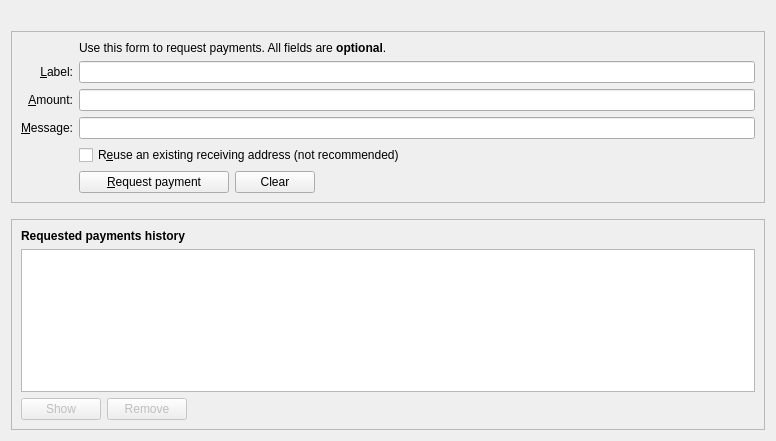
<?xml version="1.0" encoding="UTF-8"?>
<ui version="4.0">
 <class>ReceiveCoinsDialog</class>
 <widget class="QWidget" name="ReceiveCoinsDialog">
  <property name="geometry">
   <rect>
    <x>0</x>
    <y>0</y>
    <width>776</width>
    <height>441</height>
   </rect>
  </property>
  <layout class="QVBoxLayout" name="verticalLayout" stretch="0,0,0,1">
   <item>
    <widget class="QLabel" name="labelLogo">
     <property name="text">
      <string/>
     </property>
     <property name="pixmap">
      <pixmap resource="../bitcoin.qrc">:/images/logo</pixmap>
     </property>
     <property name="margin">
      <number>10</number>
     </property>
    </widget>
   </item>
   <item>
    <widget class="QFrame" name="frame2">
     <property name="sizePolicy">
      <sizepolicy hsizetype="Preferred" vsizetype="Expanding">
       <horstretch>0</horstretch>
       <verstretch>0</verstretch>
      </sizepolicy>
     </property>
     <property name="frameShape">
      <enum>QFrame::StyledPanel</enum>
     </property>
     <property name="frameShadow">
      <enum>QFrame::Sunken</enum>
     </property>
     <layout class="QVBoxLayout" name="verticalLayout_3">
      <item>
       <layout class="QGridLayout" name="gridLayout">
        <item row="7" column="2">
         <widget class="QCheckBox" name="reuseAddress">
          <property name="toolTip">
           <string>Reuse one of the previously used receiving addresses. Reusing addresses has security and privacy issues. Do not use this unless re-generating a payment request made before.</string>
          </property>
          <property name="text">
           <string>R&amp;euse an existing receiving address (not recommended)</string>
          </property>
         </widget>
        </item>
        <item row="7" column="0">
         <widget class="QLabel" name="label_4">
          <property name="text">
           <string/>
          </property>
         </widget>
        </item>
        <item row="6" column="0">
         <widget class="QLabel" name="label_3">
          <property name="toolTip">
           <string>An optional message to attach to the payment request, which will be displayed when the request is opened. Note: The message will not be sent with the payment over the LitecoinZ network.</string>
          </property>
          <property name="text">
           <string>&amp;Message:</string>
          </property>
          <property name="alignment">
           <set>Qt::AlignRight|Qt::AlignTrailing|Qt::AlignVCenter</set>
          </property>
          <property name="buddy">
           <cstring>reqMessage</cstring>
          </property>
         </widget>
        </item>
        <item row="4" column="2">
         <widget class="QLineEdit" name="reqLabel">
          <property name="toolTip">
           <string>An optional label to associate with the new receiving address.</string>
          </property>
         </widget>
        </item>
        <item row="6" column="2">
         <widget class="QLineEdit" name="reqMessage">
          <property name="toolTip">
           <string>An optional message to attach to the payment request, which will be displayed when the request is opened. Note: The message will not be sent with the payment over the LitecoinZ network.</string>
          </property>
         </widget>
        </item>
        <item row="2" column="2">
         <widget class="QLabel" name="label_5">
          <property name="text">
           <string>Use this form to request payments. All fields are &lt;b&gt;optional&lt;/b&gt;.</string>
          </property>
         </widget>
        </item>
        <item row="4" column="0">
         <widget class="QLabel" name="label_2">
          <property name="toolTip">
           <string>An optional label to associate with the new receiving address.</string>
          </property>
          <property name="text">
           <string>&amp;Label:</string>
          </property>
          <property name="alignment">
           <set>Qt::AlignRight|Qt::AlignTrailing|Qt::AlignVCenter</set>
          </property>
          <property name="buddy">
           <cstring>reqLabel</cstring>
          </property>
         </widget>
        </item>
        <item row="5" column="0">
         <widget class="QLabel" name="label">
          <property name="toolTip">
           <string>An optional amount to request. Leave this empty or zero to not request a specific amount.</string>
          </property>
          <property name="text">
           <string>&amp;Amount:</string>
          </property>
          <property name="alignment">
           <set>Qt::AlignRight|Qt::AlignTrailing|Qt::AlignVCenter</set>
          </property>
          <property name="buddy">
           <cstring>reqAmount</cstring>
          </property>
         </widget>
        </item>
        <item row="5" column="2">
         <widget class="BitcoinAmountField" name="reqAmount">
          <property name="minimumSize">
           <size>
            <width>80</width>
            <height>0</height>
           </size>
          </property>
          <property name="toolTip">
           <string>An optional amount to request. Leave this empty or zero to not request a specific amount.</string>
          </property>
         </widget>
        </item>
        <item row="8" column="2">
         <layout class="QHBoxLayout" name="horizontalLayout">
          <item>
           <widget class="QPushButton" name="receiveButton">
            <property name="minimumSize">
             <size>
              <width>150</width>
              <height>0</height>
             </size>
            </property>
            <property name="text">
             <string>&amp;Request payment</string>
            </property>
            <property name="icon">
             <iconset resource="../bitcoin.qrc">
              <normaloff>:/images/receive</normaloff>:/images/receive</iconset>
            </property>
           </widget>
          </item>
          <item>
           <widget class="QPushButton" name="clearButton">
            <property name="sizePolicy">
             <sizepolicy hsizetype="Minimum" vsizetype="Fixed">
              <horstretch>0</horstretch>
              <verstretch>0</verstretch>
             </sizepolicy>
            </property>
            <property name="toolTip">
             <string>Clear all fields of the form.</string>
            </property>
            <property name="text">
             <string>Clear</string>
            </property>
            <property name="icon">
             <iconset resource="../bitcoin.qrc">
              <normaloff>:/images/clear</normaloff>:/images/clear</iconset>
            </property>
            <property name="autoDefault">
             <bool>false</bool>
            </property>
           </widget>
          </item>
          <item>
           <spacer name="horizontalSpacer">
            <property name="orientation">
             <enum>Qt::Horizontal</enum>
            </property>
            <property name="sizeHint" stdset="0">
             <size>
              <width>40</width>
              <height>20</height>
             </size>
            </property>
           </spacer>
          </item>
         </layout>
        </item>
        <item row="8" column="0">
         <widget class="QLabel" name="label_7">
          <property name="text">
           <string/>
          </property>
         </widget>
        </item>
       </layout>
      </item>
     </layout>
    </widget>
   </item>
   <item>
    <spacer name="verticalSpacer_2">
     <property name="orientation">
      <enum>Qt::Vertical</enum>
     </property>
     <property name="sizeHint" stdset="0">
      <size>
       <width>20</width>
       <height>10</height>
      </size>
     </property>
    </spacer>
   </item>
   <item>
    <widget class="QFrame" name="frame">
     <property name="sizePolicy">
      <sizepolicy hsizetype="Preferred" vsizetype="Expanding">
       <horstretch>0</horstretch>
       <verstretch>0</verstretch>
      </sizepolicy>
     </property>
     <property name="frameShape">
      <enum>QFrame::StyledPanel</enum>
     </property>
     <property name="frameShadow">
      <enum>QFrame::Raised</enum>
     </property>
     <layout class="QVBoxLayout" name="verticalLayout_2">
      <item>
       <widget class="QLabel" name="label_6">
        <property name="font">
         <font>
          <weight>75</weight>
          <bold>true</bold>
         </font>
        </property>
        <property name="text">
         <string>Requested payments history</string>
        </property>
       </widget>
      </item>
      <item>
       <widget class="QTableView" name="recentRequestsView">
        <property name="contextMenuPolicy">
         <enum>Qt::CustomContextMenu</enum>
        </property>
        <property name="tabKeyNavigation">
         <bool>false</bool>
        </property>
        <property name="sortingEnabled">
         <bool>true</bool>
        </property>
       </widget>
      </item>
      <item>
       <layout class="QHBoxLayout" name="horizontalLayout_2">
        <item>
         <widget class="QPushButton" name="showRequestButton">
          <property name="enabled">
           <bool>false</bool>
          </property>
          <property name="toolTip">
           <string>Show the selected request (does the same as double clicking an entry)</string>
          </property>
          <property name="text">
           <string>Show</string>
          </property>
          <property name="icon">
           <iconset resource="../bitcoin.qrc">
            <normaloff>:/images/show</normaloff>:/images/show</iconset>
          </property>
          <property name="autoDefault">
           <bool>false</bool>
          </property>
         </widget>
        </item>
        <item>
         <widget class="QPushButton" name="removeRequestButton">
          <property name="enabled">
           <bool>false</bool>
          </property>
          <property name="toolTip">
           <string>Remove the selected entries from the list</string>
          </property>
          <property name="text">
           <string>Remove</string>
          </property>
          <property name="icon">
           <iconset resource="../bitcoin.qrc">
            <normaloff>:/images/remove2</normaloff>:/images/remove2</iconset>
          </property>
          <property name="autoDefault">
           <bool>false</bool>
          </property>
         </widget>
        </item>
        <item>
         <spacer name="horizontalSpacer_2">
          <property name="orientation">
           <enum>Qt::Horizontal</enum>
          </property>
          <property name="sizeHint" stdset="0">
           <size>
            <width>40</width>
            <height>20</height>
           </size>
          </property>
         </spacer>
        </item>
       </layout>
      </item>
     </layout>
    </widget>
   </item>
  </layout>
 </widget>
 <customwidgets>
  <customwidget>
   <class>BitcoinAmountField</class>
   <extends>QLineEdit</extends>
   <header>bitcoinamountfield.h</header>
   <container>1</container>
  </customwidget>
 </customwidgets>
 <tabstops>
  <tabstop>reqLabel</tabstop>
  <tabstop>reqAmount</tabstop>
  <tabstop>reqMessage</tabstop>
  <tabstop>reuseAddress</tabstop>
  <tabstop>receiveButton</tabstop>
  <tabstop>clearButton</tabstop>
  <tabstop>recentRequestsView</tabstop>
  <tabstop>showRequestButton</tabstop>
  <tabstop>removeRequestButton</tabstop>
 </tabstops>
 <resources>
  <include location="../bitcoin.qrc"/>
 </resources>
 <connections/>
</ui>
